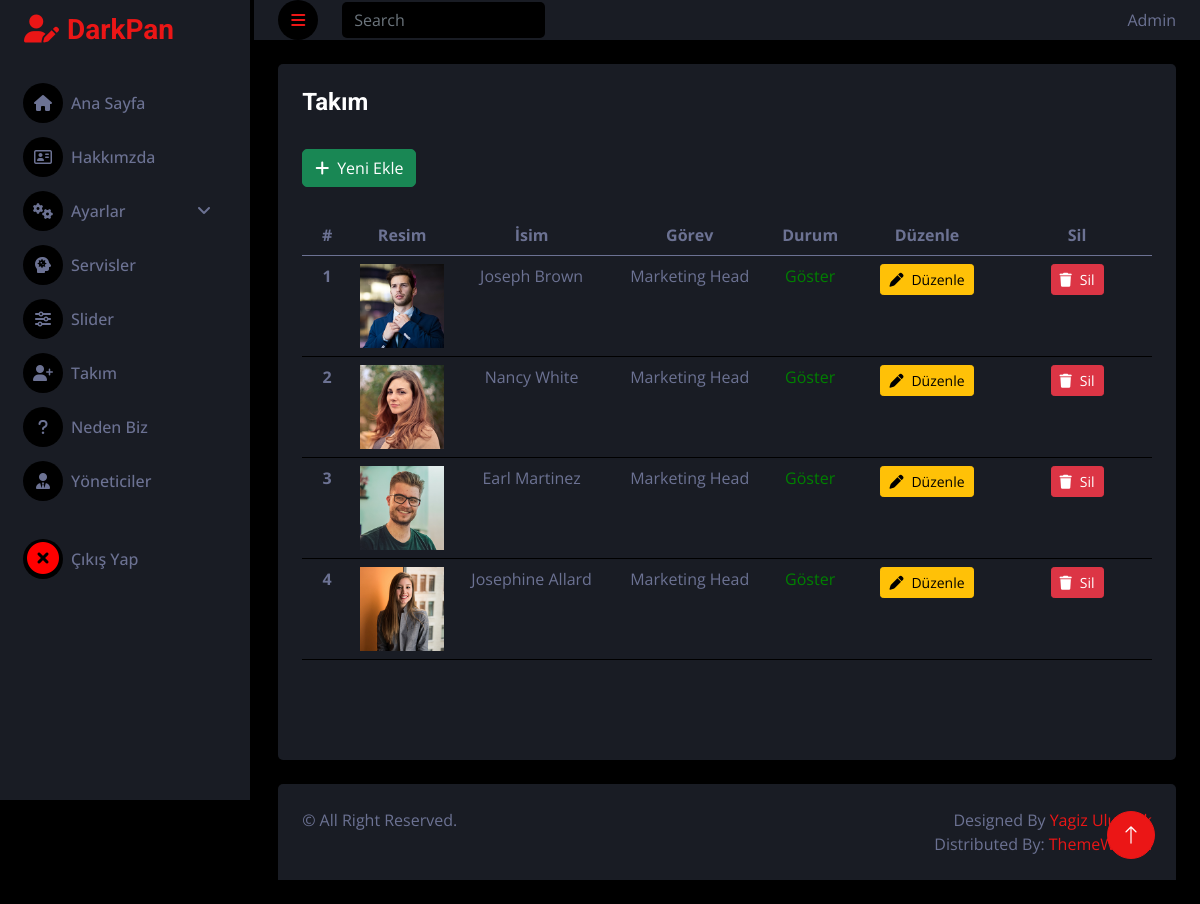
Page /admin/pages/takim.php (signed in) on the committed database.
### tables this page shows
CREATE TABLE `takim` (
  `takim_id` int(11) NOT NULL,
  `takim_isim` varchar(250) NOT NULL,
  `takim_gorev` varchar(150) NOT NULL,
  `takim_durum` tinyint(1) NOT NULL,
  `takim_twitter` varchar(255) NOT NULL,
  `takim_instagram` varchar(255) NOT NULL,
  `takim_linkedin` varchar(255) NOT NULL,
  `takim_resim` varchar(255) NOT NULL
);

### admin/controller/takim.controller.php (called while the page is built, shortened)
<?php
    $Veri = new Veri();
    $VeriGetir = $Veri->veriGetir("takim");
?>

### admin/classes/functions.class.php (called while the page is built, shortened)
<?php
class Veri extends Db
{
    private $tablolar = ['slider','servis','hakkimizda', 'nedenbiz', 'takim', 'ayar', 'yonetici', 'modul'];
    public function veriGetir($tablo_Ad)
    {
        if(in_array($tablo_Ad, $this->tablolar)){
            $this->tablo_ad = $tablo_Ad;
            $query = "SELECT * FROM ".$this->tablo_ad;
            $stmt = $this->connect()->prepare($query);
            $stmt->execute();
            return $stmt->fetchAll();
        }
        else{
            echo "Girdiğiniz Tablo Adı Mevcut değildur.";
        }
    }
}
?>

### admin/classes/db.class.php (called while the page is built)
<?php
class Db
{
    private $host = "localhost";
    private $username = "root";
    private $password = "";
    private $dbname = "kurumsal-tanitim";
    protected function connect()
    {
        try
        {
            $dsn = "mysql:host=".$this->host.";dbname=".$this->dbname;
            $pdo = new PDO($dsn,$this->username,$this->password);
            $pdo->setAttribute(PDO::ATTR_ERRMODE, PDO::ERRMODE_EXCEPTION);
            $pdo->setAttribute(PDO::ATTR_DEFAULT_FETCH_MODE, PDO::FETCH_OBJ);
            return $pdo;
        }
        catch(PDOException $e)
        {
            echo "Bağlantı Hatası: ".$e->getMessage();
        }
    }
}
?>

### admin/pages/takim.php (the view, shortened to what this page needs)
<?php
require_once('../classes/db.class.php');
include "../classes/functions.class.php";
include "../inc/_header.php";
include "../controller/takim.controller.php";
?>
<?php
if(!isset($_SESSION["yonetici_username"]))
{
    header("location:login.php");
}
else
{
  ?>
    <body>
        <div class="container-fluid position-relative d-flex p-0">,
            <?php include "../inc/_sidebar.php";?>
            <div class="content">
                <?php include "../inc/_navbar.php";?>
                <div class="container-fluid pt-4 px-4">
                    <div class="row g-4" style="min-height: 90vh;">
                        <div class="col-sm-12 col-xl-12">
                            <div class="bg-secondary rounded h-100 p-4">
                                <h4 style="margin-bottom: 32px;">Takım</h4>
                                <a href="takim-ekle.php?islem=takimekle" class="btn btn-success mb-2"><i class="fa fa-plus me-2"></i>Yeni Ekle</a>
                                <div class="table-responsive">
                                    <?php
                                    if($VeriGetir)
                                    {
                                    ?>
                                        <table class="table text-center" style="margin-top: 20px;">
                                            <thead>
                                                <tr>
                                                    <th scope="col" style="width:50px;">#</th>
                                                    <th scope="col" style="width:100px;">Resim</th>
                                                    <th scope="col">İsim</th>
                                                    <th scope="col">Görev</th>
                                                    <th scope="col">Durum</th>
                                                    <th scope="col" style="width:150px;">Düzenle</th>
                                                    <th scope="col" style="width:150px;">Sil</th>
                                                </tr>
                                            </thead>
                                            <?php
                                            foreach($VeriGetir as $veri)
                                            {
                                            ?>
                                                <tr class="text-center">
                                                    <th scope="row"><?php echo $veri->takim_id?></th>
                                                    <td><img class="img-fluid" src="../../images/takim/<?php echo $veri->takim_resim?>" alt=""></td>
                                                    <td><?php echo $veri->takim_isim?></td>
                                                    <td><?php echo $veri->takim_gorev?></td>
                                                    <td>
                                                    <?php
                                                        if($veri->takim_durum == 1)
                                                        {
                                                            echo "<p style = 'color:green;'>Göster</p>";
                                                        }
                                                        else
                                                        {
                                                            echo "<p style = 'color:red;'>Gizli</p>";
                                                        }
                                                    ?>
                                                    </td>
                                                    <td><a href="./takim-duzenle.php?takim_id=<?php echo $veri->takim_id?>&islem=takimguncelle" class="btn btn-warning btn-sm"><i class="fa fa-pen me-2"></i>Düzenle</a></td>
                                                    <td><a href="takim.php?takim_id=<?php echo $veri->takim_id?>&islem=takimsil" class="btn btn-danger btn-sm"><i class="fa fa-trash me-2"></i>Sil</a></td>
                                                </tr>
                                            <?php
                                            }
                                            ?>
                                        </table>
                                    <?php
                                    }
                                    ?>
                                </div>
                            </div>
                        </div>
                    </div>
                </div>
                <?php include "../inc/_footer.php";?>
            </div>
            <a href="#" class="btn btn-lg btn-primary btn-lg-square back-to-top">
                <i class="bi bi-arrow-up"></i>
            </a>
        </div>
    </body>
    </html>
  <?php
}
?>

### admin/css-js/style.css (style rules this page uses)
:root { --primary: #EB1616; --secondary: #191C24; --light: #6C7293; --dark: #000000; }
.back-to-top { position: fixed; display: none; right: 45px; bottom: 45px; z-index: 99; }
.btn { transition: .5s; }
.btn-lg-square { width: 48px; height: 48px; }
.btn-square, .btn-sm-square, .btn-lg-square { padding: 0; display: inline-flex; align-items: center; justify-content: center; font-weight: normal; border-radius: 50px; }
.content { margin-left: 250px; min-height: 100vh; background: var(--dark); transition: 0.5s; }
@media (min-width: 992px) { .content { width: calc(100% - 250px); } }

### rows in the picture
takim: takim_id "1", takim_resim (picture), takim_isim "Joseph Brown", takim_gorev "Marketing Head", takim_durum "Göster"
takim: takim_id "2", takim_resim (picture), takim_isim "Nancy White", takim_gorev "Marketing Head", takim_durum "Göster"
takim: takim_id "3", takim_resim (picture), takim_isim "Earl Martinez", takim_gorev "Marketing Head", takim_durum "Göster"
takim: takim_id "4", takim_resim (picture), takim_isim "Josephine Allard", takim_gorev "Marketing Head", takim_durum "Göster"

### other values in the picture
$_SESSION["yonetici_adsoyad"] "Admin"
